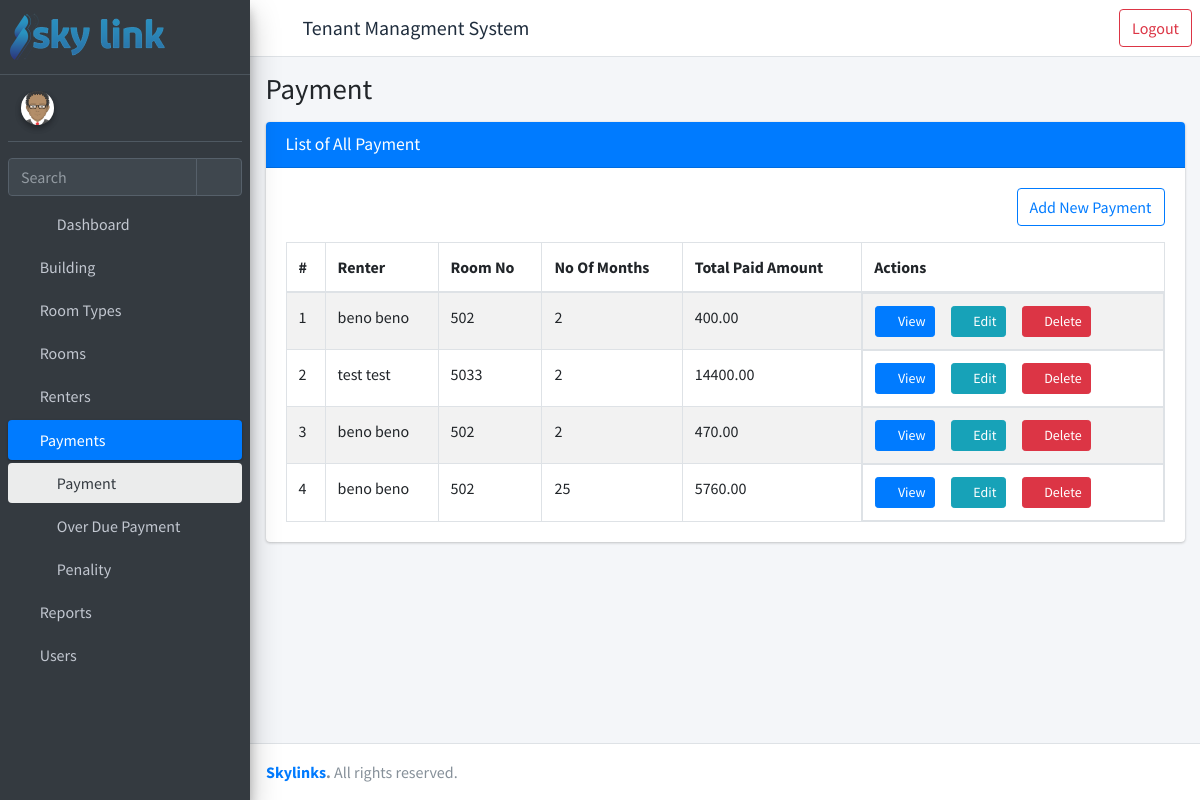
Before: /list-payment/ (signed in) with the older database file.
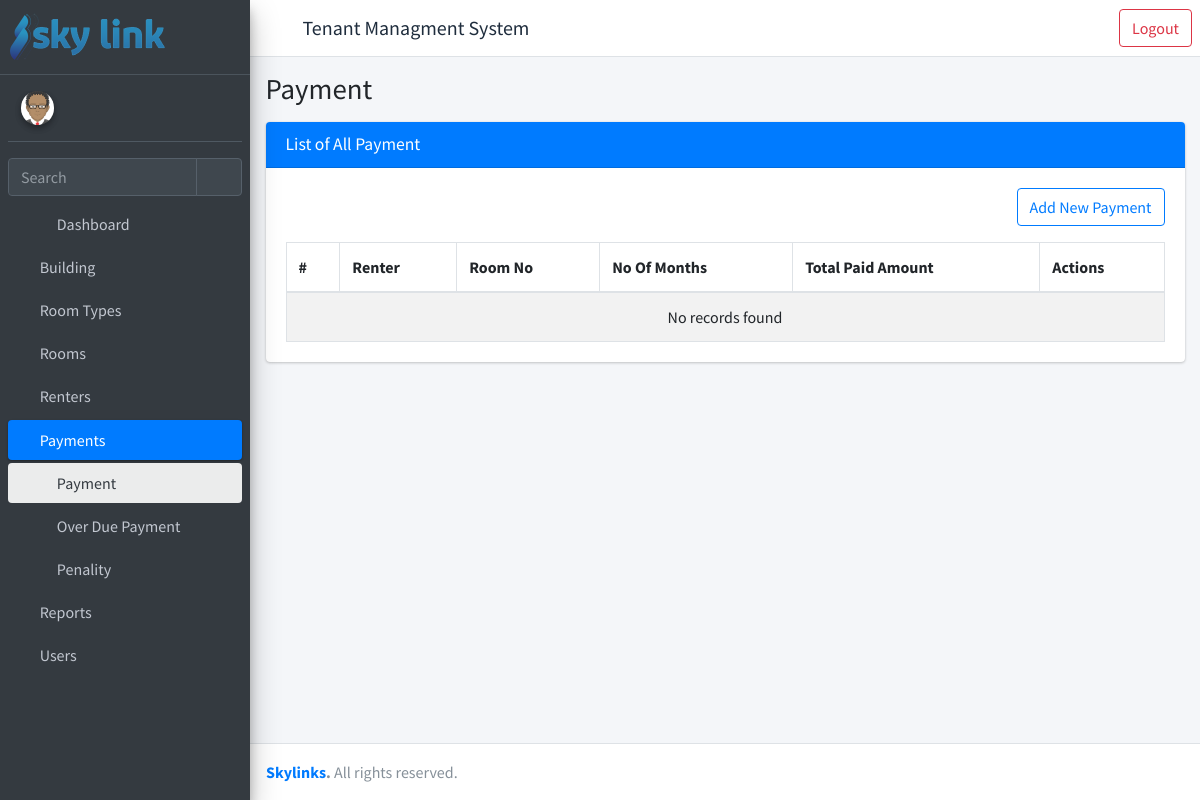
After: the same page with the newer database file.
### rent/models.py (models this page shows, shortened)
class Payment(models.Model):
    renter = models.ForeignKey("rent.Renter", verbose_name=_(
        "Renter"), on_delete=models.PROTECT)
    paid_date = models.DateField(_("Paid Date"), auto_now_add=True)
    no_of_months = models.PositiveIntegerField(_("No Of Months"))
    amount = models.DecimalField(
        _("Rent Cost"), max_digits=10, decimal_places=2)
    invoice_no = models.CharField(_("Invoice No"), max_length=50)
    slip_no = models.CharField(_("Slip No"), max_length=50)
    payment_method = models.CharField(
        _("Payment Method"), max_length=50, choices=PAYMENT_METHOD_CHOICES)
    remark = models.TextField(_("Remark"), blank=True, default="No Remark.")
    vat = models.DecimalField(_("VAT Amount"), max_digits=10, decimal_places=2)
    penality = models.DecimalField(
        _("Penality Amount"), max_digits=10, decimal_places=2, null=True , blank=True)
    report = models.ForeignKey("rent.Report", verbose_name=_(
        "Reported to."), on_delete=models.PROTECT, blank=True)
    created_by = models.ForeignKey(settings.AUTH_USER_MODEL, verbose_name=_(
        "Created By"), on_delete=models.PROTECT, related_name="created_by_payment")
    created_date = models.DateTimeField(_("Created Date"), auto_now_add=True)
    updated_by = models.ForeignKey(settings.AUTH_USER_MODEL, verbose_name=_(
        "Updated By"), on_delete=models.PROTECT, related_name="updated_by_payment")
    updated_date = models.DateTimeField(_("Updated Date"), auto_now=True)
    @property
    def new_paid(self):
        return self.amount + self.vat + self.penality

class Renter(models.Model):
    first_name = models.CharField(_("First Name"), max_length=30)
    last_name = models.CharField(_("Last Name"), max_length=30)
    phone = models.IntegerField(_("Phone number"), )
    tin_no = models.IntegerField(_("Tin number"), )
    company_name = models.CharField(
        _("Company Name"), max_length=50,)
    deposited_amount = models.DecimalField(
        _("Deposited Amount"), max_digits=15, decimal_places=2, default=0)
    date_admitted = models.DateField(_("Date Admitted"), default=timezone.now)
    room = models.ForeignKey("rent.Room", verbose_name=_(
        "Room"), on_delete=models.PROTECT, related_name="rents")
    chat_id = models.IntegerField(_("Chat ID"),blank=True, null= True)
    license_img = models.ImageField(_("Company Licence"), upload_to="img/",null=True, blank=True)
    tin_img = models.ImageField(_("Tin Certificate"), upload_to="img/",null=True, blank=True)
    is_rented = models.BooleanField(_("Is Rented"), default=True)
    date_left = models.DateField(_("Date Field"), blank=True, null=True)
    created_by = models.ForeignKey(settings.AUTH_USER_MODEL, verbose_name=_(
        "Created By"), on_delete=models.PROTECT, related_name="created_by_renter")
    created_date = models.DateTimeField(_("Created Date"), auto_now_add=True)
    updated_by = models.ForeignKey(settings.AUTH_USER_MODEL, verbose_name=_(
        "Updated By"), on_delete=models.PROTECT, related_name="updated_by_renter")
    updated_date = models.DateTimeField(_("Updated Date"), auto_now=True)
    def full_name(self) -> str:
        return self.first_name + ' ' + self.last_name

class Room(models.Model):
    building = models.ForeignKey("rent.Building", verbose_name=_(
        "Building"), on_delete=models.PROTECT)
    floor_no = models.PositiveIntegerField(_("Floor No."))
    room_type = models.ForeignKey("rent.RoomType", verbose_name=_(
        "Room Type"), on_delete=models.PROTECT)
    room_no = models.CharField(_("Room No."), max_length=10)
    width = models.DecimalField(
        _("Room Width"), max_digits=5, decimal_places=2, blank=True, null=True)
    length = models.DecimalField(
        _("Room Length"), max_digits=5, decimal_places=2, blank=True, null=True)
    area = models.DecimalField(_("Area"), max_digits=10, decimal_places=2)
    price_msq = models.DecimalField(
        _("Price per MSq"), max_digits=10, decimal_places=2)
    status = models.CharField(
        _("Status"), max_length=50, choices=STATUS_CHOICES, default="vacant")
    total_price = models.DecimalField(
        _("Total Price"), max_digits=10, decimal_places=2)
    room_img = models.ImageField(_("Room Image"), null=True, upload_to="img/", blank=True)
    is_active = models.BooleanField(default=True)
    created_by = models.ForeignKey(settings.AUTH_USER_MODEL, verbose_name=_(
        "Created By"), on_delete=models.PROTECT, related_name="created_by_room")
    created_date = models.DateTimeField(_("Created Date"), auto_now_add=True)
    updated_by = models.ForeignKey(settings.AUTH_USER_MODEL, verbose_name=_(
        "Updated By"), on_delete=models.PROTECT, related_name="updated_by_room")
    updated_date = models.DateTimeField(_("Updated Date"), auto_now=True)
    def __str__(self) -> str:
        return self.room_no

### rent/views.py (the view)
# urls.py: path("list-payment/", views.PaymentListView.as_view(), name="list-payments"),
class PaymentListView(LoginRequiredMixin, PaymentViewPermissionMixin, ListView):
    model = Payment
    template_name = "rent/list.html"
    def get_context_data(self, **kwargs):
        context = super().get_context_data(**kwargs)
        context["title"] = "Payment"
        context["open"] = "payment"
        context['obj_model'] = "payment"
        return {**context, **permissions(self.request)}

### templates/rent/list.html (shortened to what the changed rows need)
{% extends 'rent/homepage.html' %}
{% load static %}
{% block main_page %}
<div class="content">
    <div class="container-fluid">
        <div class="card">
            <div class="card-body">
                <table id="example1" class="table table-bordered table-striped" width="100%">
                    <thead>
                        {% if obj_model == "renter" %}
                            <tr>
                                <th>#</th>
                                <th>Full Name</th>
                                <th>Company Name</th>
                                <th>Phone Number</th>
                                <th>Tin Number</th>
                                <th>Room No.</th>
                                <th>Action</th>
                            </tr>
                        {% elif obj_model == 'payment'%}
                            <tr>
                                <th>#</th>
                                <th>Renter</th>
                                <th>Room No</th>
                                <th>No Of Months</th>
                                <th>Total Paid Amount</th>
                                <th>Actions</th>
                            </tr>
                        {% endif %}
                    </thead>
                    <tbody>
                    {% if object_list.count > 0 %}
                        {% for data in object_list %}
                            {% if obj_model == "renter" %}
                            <tr>
                                <td>{{ forloop.counter }}</td>
                                <td>{{ data.full_name }}</td>
                                <td>{{ data.company_name }}</td>
                                <td>{{ data.phone }}</td>
                                <td>{{ data.tin_no }}</td>
                                <td >{{data.room}}</td>
                                <td class="product-action d-flex"><a class="btn btn-primary btn-sm mr-3" href="{% url 'detail-renter' pk=data.id %}">
                                    <i class="fas fa-folder"></i>
                                    View</a>
                                    {% if renter_change_permission %}
                                        <a class="btn btn-info btn-sm mr-3" href="{% url 'update-renter' pk=data.id %}">
                                            <i class="fas fa-pencil-alt">
                                            </i>
                                            Edit
                                        </a>
                                    {% endif %}
                                    {% if renter_delete_permission %}
                                        <a class="btn btn-danger btn-sm mr-3" href="{% url 'delete-renter' pk=data.id %}">
                                            <i class="fas fa-trash">
                                            </i>
                                            Delete
                                        </a>
                                    {% endif %}
                                </td>
                            </tr>
                        {% elif obj_model == "payment"%}
                            <tr>
                                <td>{{ forloop.counter }}</td>
                                <td>{{ data.renter.full_name }}</td>
                                <td >{{data.renter.room}}</td>
                                <td>{{ data.no_of_months }}</td>
                                <td >{{data.new_paid}}</td>
                                <td class="product-action d-flex"><a class="btn btn-primary btn-sm mr-3" href="{% url 'detail-payment' data.id  %}">
                                    <i class="fas fa-folder"></i>
                                    View</a>
                                    {% if payment_change_permission %}
                                        <a class="btn btn-info btn-sm mr-3" href="{% url 'update-payment' pk=data.id %}">
                                            <i class="fas fa-pencil-alt">
                                            </i>
                                            Edit
                                        </a>
                                    {% endif %}
                                    {% if payment_delete_permission %}
                                    <a class="btn btn-danger btn-sm mr-3" href="{% url 'payment-delete' pk=data.id  %}">
                                        <i class="fas fa-trash">
                                        </i>
                                        Delete
                                    </a>
                                    {% endif %}
                                </td>
                            </tr>
                        {% endif %}
                    {% endfor %}
                    {% else %}
                        <tr>
                            <td colspan="6" class="dataTables_empty text-center" valign="top">No records found</td>
                        </tr>
                    {% endif %}
                    </tbody>
                </table>
            </div>
        </div>
    </div>
</div>
{% endblock main_page %}
{% block scripts %}
{% load static %}
{% endblock scripts %}

Changed rows visible on the page:
removed Payment: renter.full_name "beno beno", renter.room "502", no_of_months "2", new_paid "400.00"
removed Payment: renter.full_name "test test", renter.room "5033", no_of_months "2", new_paid "14400.00"
removed Payment: renter.full_name "beno beno", renter.room "502", no_of_months "2", new_paid "470.00"
removed Payment: renter.full_name "beno beno", renter.room "502", no_of_months "25", new_paid "5760.00"
Other visible differences:
text now shown: "No records found"
